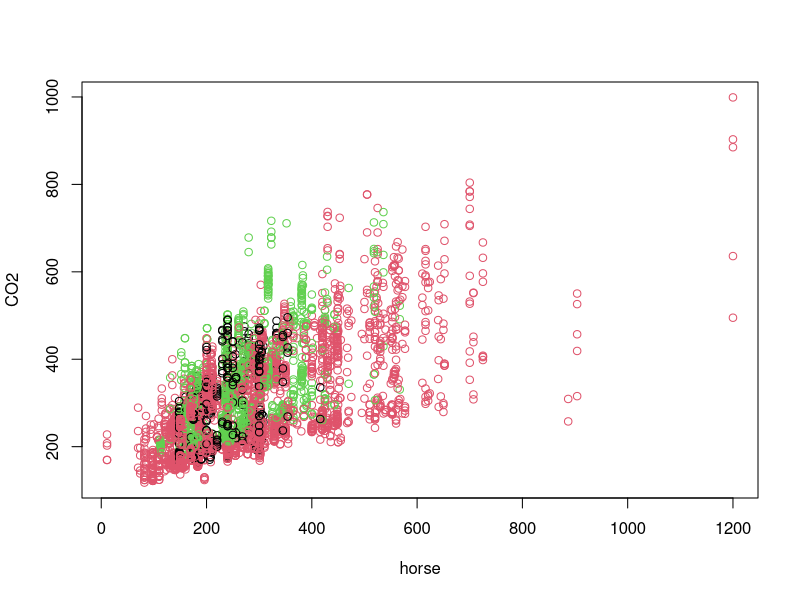
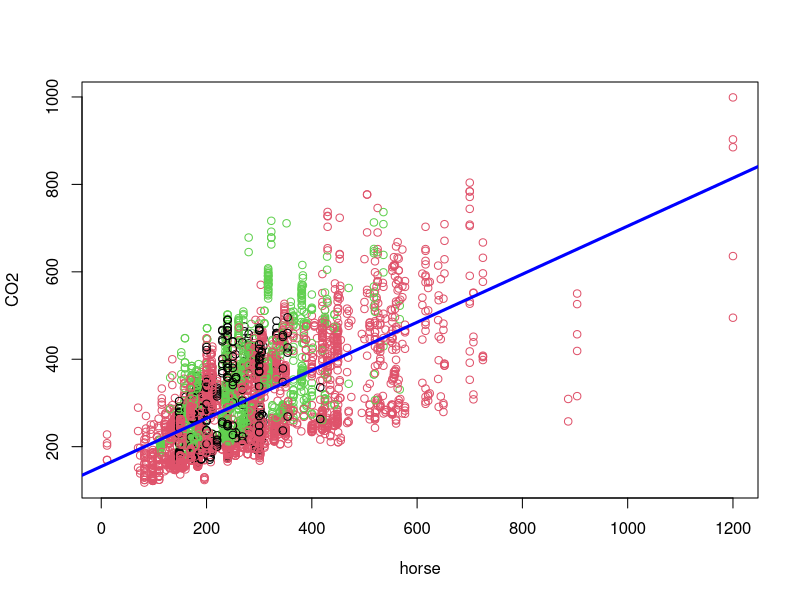
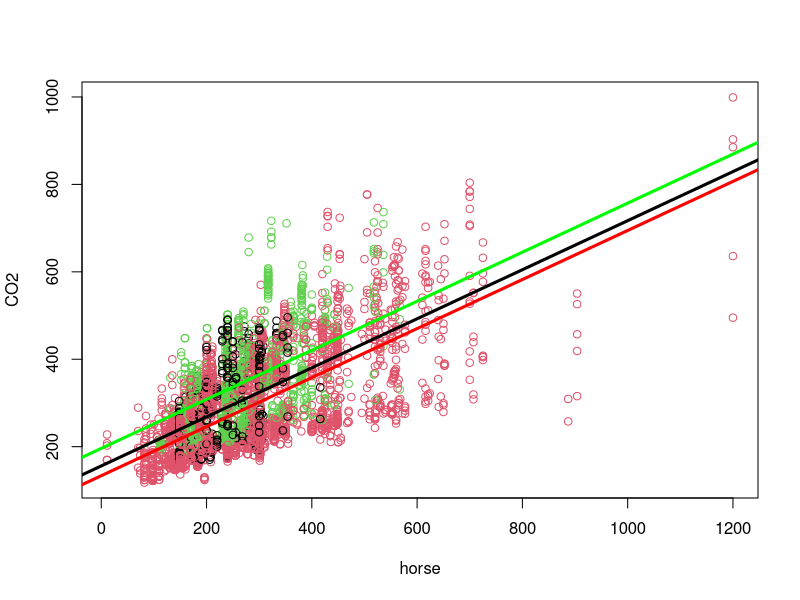
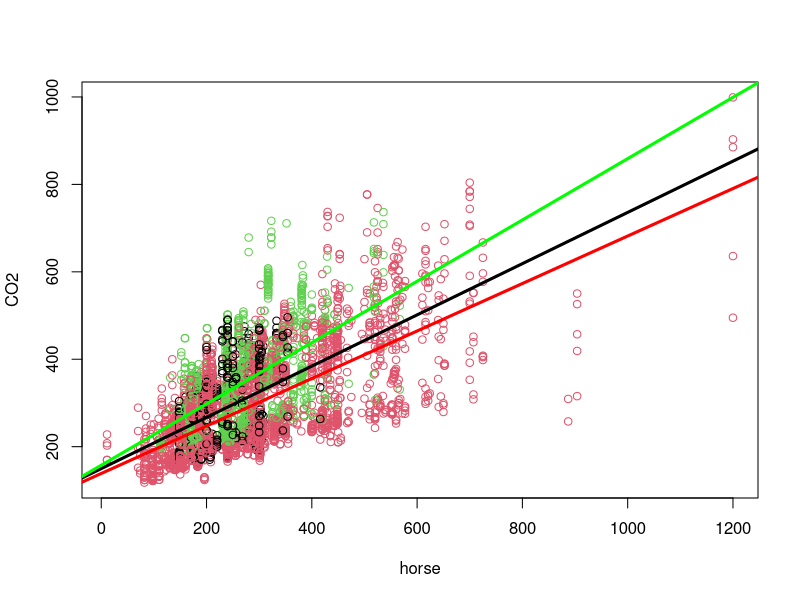

The R script that drew these images, in order:
## ---- chunk 1
epa2015 = read.csv("epa2015.csv")
str(epa2015)
is.factor(epa2015$type)
## ---- chunk 2
epa2015$type = as.factor(epa2015$type)
is.factor(epa2015$type)
levels(epa2015$type)
## ---- chunk 3
plot(CO2 ~ horse, data = epa2015, col = type)
## ---- chunk 4
slr_model = lm(CO2 ~ horse, data = epa2015)
plot(CO2 ~ horse, data = epa2015, col = type)
abline(slr_model, lwd = 3, col = "blue")
summary(slr_model)$coef[2,1]
## ---- chunk 5
subaru = data.frame(horse = 148, type = "Both")
predict(slr_model, subaru, interval = "prediction", level = 0.95)
## ---- chunk 6
additive_model = lm(CO2 ~ horse + type, data = epa2015)
plot(CO2 ~ horse, data = epa2015, col = type)

int_both = coef(additive_model)[1]
int_car = coef(additive_model)[1] + coef(additive_model)[3]
int_truck = coef(additive_model)[1] + coef(additive_model)[4]
slope = coef(additive_model)[2]

abline(int_both, slope, lwd = 3, col = "black")
abline(int_car, slope, lwd = 3, col = "red")
abline(int_truck, slope, lwd = 3, col = "green")

summary(additive_model)$coef[2,1]
## ---- chunk 7
predict(additive_model, subaru, interval = "prediction", level = 0.95)
## ---- chunk 8
interaction_model = lm(CO2 ~ horse * type, data = epa2015)
plot(CO2 ~ horse, data = epa2015, col = type)

int_both = coef(interaction_model)[1]
int_car = coef(interaction_model)[1] + coef(interaction_model)[3]
int_truck = coef(interaction_model)[1] + coef(interaction_model)[4]
slope_both = coef(interaction_model)[2]
slope_car = coef(interaction_model)[2] + coef(interaction_model)[5]
slope_truck = coef(interaction_model)[2] + coef(interaction_model)[6]

abline(int_both, slope_both, lwd = 3, col = "black")
abline(int_car, slope_car, lwd = 3, col = "red")
abline(int_truck, slope_truck, lwd = 3, col = "green")

coef(interaction_model)["horse"] + coef(interaction_model)["horse:typeTruck"]
## ---- chunk 9
predict(interaction_model, subaru, interval="prediction") 
## ---- chunk 10
anova(slr_model, additive_model)
## ---- chunk 11
anova(additive_model, interaction_model)
## ---- chunk 12
hospital = read.csv("hospital.csv")
str(hospital)
is.factor(hospital$Care)
hospital$Care = as.factor(hospital$Care)
is.factor(hospital$Care)
levels(hospital$Care)

is.factor(hospital$Race)
hospital$Race = as.factor(hospital$Race)
is.factor(hospital$Race)
levels(hospital$Race)
## ---- chunk 13
additive_model = lm(Days ~ Charges + Pressure + Care + Race, data = hospital)
coef(additive_model)
## ---- chunk 14
complex_model = lm(Days ~ Charges * Care + Pressure * Care + Race, data = hospital)
anova(additive_model, complex_model)
## ---- chunk 15
complex_model_d = lm(Days ~ (Charges + Pressure) * Care + (Charges + Pressure) * Race, data = hospital)
anova(additive_model, complex_model_d)
## ---- chunk 16
coef(complex_model_d)["Pressure"] + coef(complex_model_d)["Pressure:Racewhite"]
## ---- chunk 17
four_predictors = lm(Days ~ Charges * Pressure * Care * Race, data = hospital)
anova(complex_model_d, four_predictors)
## ---- chunk 18
fish = read.csv("fish.csv")
fish_model = lm(Weight ~ Length1 * HeightPct * WidthPct, data = fish)
coef(fish_model)
## ---- chunk 19
fish_smaller = lm(Weight ~ Length1 + HeightPct * WidthPct, data = fish)
## ---- chunk 20
anova(fish_smaller, fish_model)
## ---- chunk 21
coef(fish_model)["Length1"] + coef(fish_model)["Length1:HeightPct"] * 20 + coef(fish_model)["Length1:WidthPct"] * 10 + coef(fish_model)["Length1:HeightPct:WidthPct"] * 20 * 10
## ---- chunk 22
coef(fish_smaller)["Length1"] 
## ---- chunk 23
n = 16

ex4 = data.frame(
  groups = c(rep("A", n / 2), rep("B", n / 2)),
  values = rep(0, n))
str(ex4)
## ---- chunk 24
ex4$values = rnorm(n, mean = 10, sd = 3) # simualte data
summary(lm(values ~ groups, data = ex4))
t.test(values ~ groups, data = ex4, var.equal = TRUE)
## ---- chunk 25
num_sims = 100
lm_t = rep(0, num_sims)
lm_p = rep(0, num_sims)
tt_t = rep(0, num_sims)
tt_p = rep(0, num_sims)
## ---- chunk 26
set.seed(677094009)
for(i in 1:num_sims) {
  ex4$values = rnorm(n, mean = 10, sd = 3)
  lm_t[i] = summary(lm(values ~ groups, data = ex4))$coef[2, 3]
  lm_p[i] = summary(lm(values ~ groups, data = ex4))$coef[2, 4]
  tt_t[i] = t.test(values ~ groups, data = ex4, var.equal = TRUE)$stat
  tt_p[i] = t.test(values ~ groups, data = ex4, var.equal = TRUE)$p.val
  }
## ---- chunk 27
mean(lm_t == tt_t)
## ---- chunk 28
mean(lm_p == tt_p)
## ---- chunk 29
all.equal(lm_p, tt_p)
## ---- chunk 30
all.equal(abs(tt_t),abs(lm_t))
all.equal(lm_t, -tt_t)
